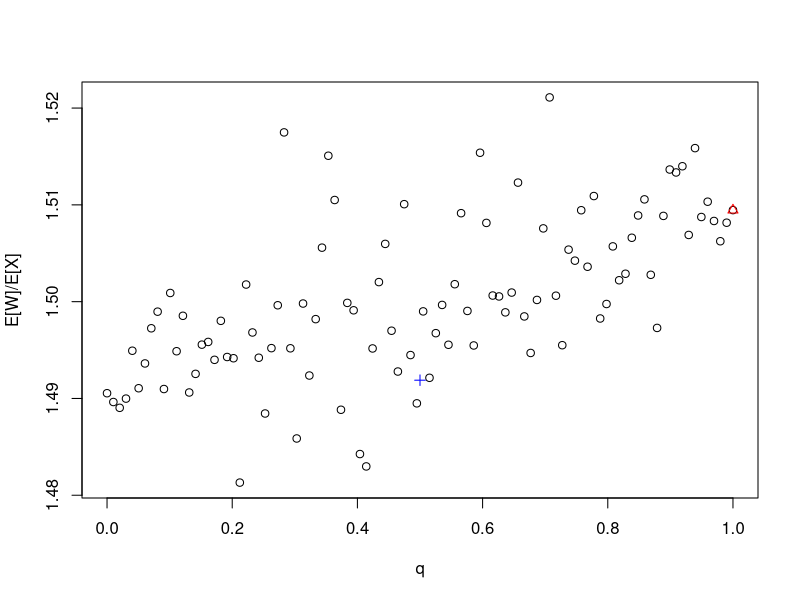

Write the R code that produced this figure.
rm(list=ls())

TwoEnvelopeB <- function () {
  sum(Y[,2])/sum(X)
}

TwoEnvelope1 <- function() {
  choices = sample(2, N, TRUE)
  
  win = 0
  for (i in c(1:N)) {
    win = win + Y[i, choices[i]]
  }
  
  win/sum(X)
}

TwoEnvelopeQ <- function(q) {
  choices = sample(2, N, TRUE, c(1-q,q))
  
  win = 0
  for (i in c(1:N)) {
    win = win + Y[i, choices[i]]
  }
  
  win/sum(X)
}

N = 10000
M = 100

X = rexp(N)
flip = rbinom(N, 1, 1/2)
Y = matrix(nrow = N, ncol = 2)
Y[,1] = (1+flip)*X
Y[,2] = (2-flip)*X

winB = TwoEnvelopeB()
win1 = TwoEnvelope1()
winq = vector(length=M)

for (i in c(1:M)) {
  winq[i] = TwoEnvelopeQ((i-1)/(M-1))
}

plot(seq(0, 1, length.out=100), winq, xlab='q', ylab='E[W]/E[X]')
points(1,winB, col='red', pch=2)
points(0.5,win1, col='blue', pch=3)